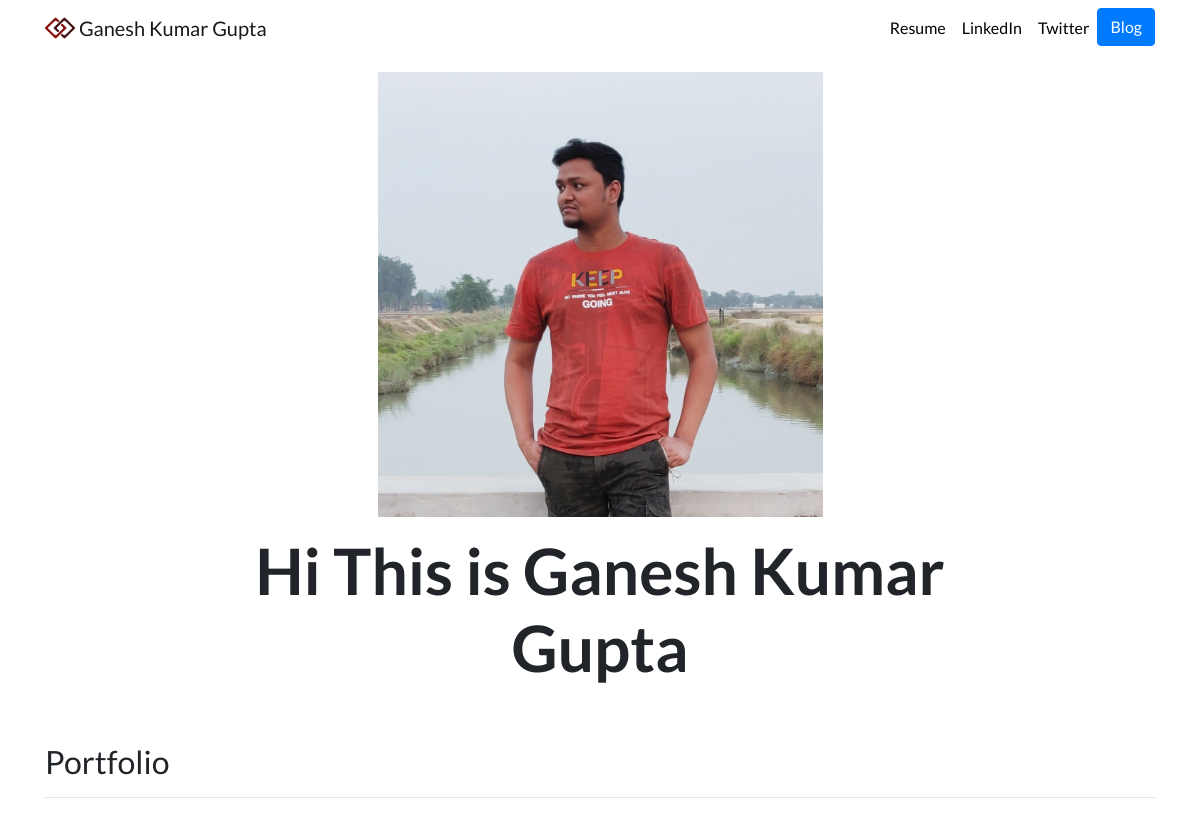
/, run on an earlier commit of the app's database.
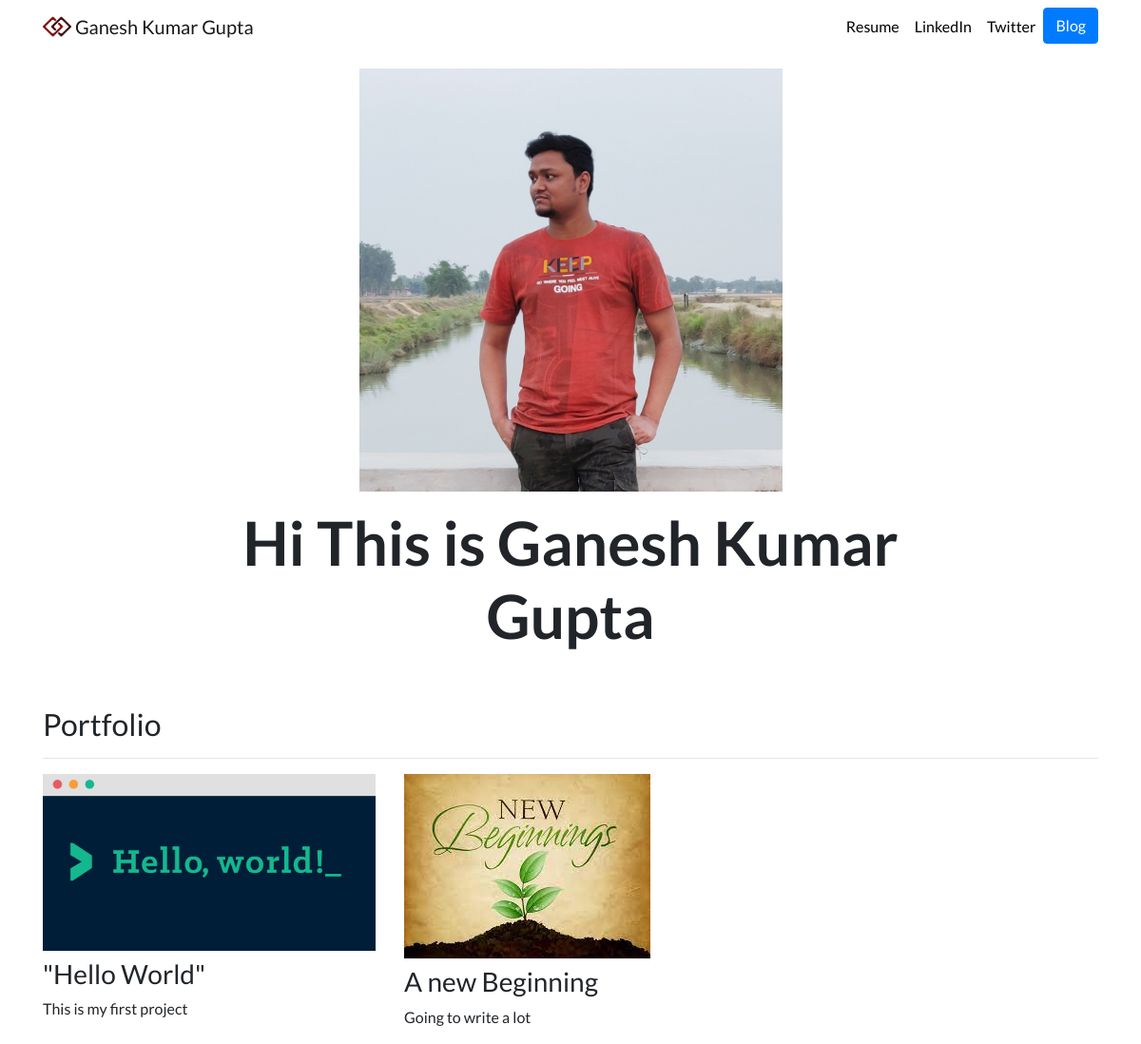
And on a later commit of the database.
### portfolio/models.py (models this page shows, shortened)
class Project(models.Model):
    title = models.CharField(max_length=100)
    description = models.CharField(max_length=300)
    image = models.ImageField(upload_to='portfolio/images/')
    url = models.URLField(blank=True)

### portfolio/views.py (the view)
# urls.py: 2. Add a URL to urlpatterns:  path('', views.home, name='home')
def home(request):
    projects = Project.objects.all()
    return render(request, 'portfolio/home.html', {'projects': projects})

### portfolio/templates/portfolio/home.html
{% extends "portfolio/base.html" %}
{% load static %}
{% block content %}
<div class="row justify-content-center my-3">
  <div class="col-5">
    <img src="{% static 'portfolio/GaneshDP.jpg' %}" class="img-fluid">
  </div>
</div>
<div class="row justify-content-center mb-3">
  <div class="col-md-9 text-center">
    <h3 id="hometext" class="font-weight-bold">Hi This is Ganesh Kumar Gupta</h3>
  </div>
</div>
<h2 class="mt-5">Portfolio</h2>
<hr>
<div class="row">
  {% for project in projects %}
  <div class="col-lg-4 col-md-6">
    {% if project.url %}
    <a href="{{ project.url }}">
      <img src="{{ project.image.url }}" class="img-fluid mb-2">
    </a>
    {% else %}
    <img src="{{ project.image.url }}" class="img-fluid mb-2">
    {% endif %}
    <h3>{{ project.title }}</h3>
    <p>{{ project.description }}</p>
  </div>
  {% endfor %}
</div>
{% endblock %}

### portfolio/templates/portfolio/base.html (shortened to what this page needs)
{% load static %}
<!doctype html>
<html lang="en">
<head>
  <link rel="stylesheet" href="https://stackpath.bootstrapcdn.com/bootstrap/4.4.1/css/bootstrap.min.css">
  <link rel="stylesheet" href="{% static "portfolio/custom.css" %}">
</head>
<body>
  <nav id="topNav" class="navbar navbar-expand-md navbar-light">
    <div class="container">
      <a class="navbar-brand" href="{% url 'home' %}">
        <img src="{% static "portfolio/Logo.png" %}" width="30" height="30" class="d-inline-block align-top" alt="Ganesh Logo">
        <span>Ganesh Kumar Gupta</span>
      </a>
      <div class="collapse navbar-collapse text-center" id="navbarNav">
        <ul class="navbar-nav ml-auto">
          <li class="nav-item">
            <a class="nav-link" href="{% static "portfolio/Resume.pdf" %}">Resume</a>
          </li>
          <li class="nav-item">
            <a class="nav-link" href="https://www.linkedin.com" target="_blank">LinkedIn</a>
          </li>
          <li class="nav-item">
            <a class="nav-link" href="https://twitter.com/iamganeshgupta" target="_blank">Twitter</a>
          </li>
          <li>
            <a role="button" href="{% url 'blog:all_blogs' %}" class="btn btn-primary">Blog</a>
          </li>
        </ul>
      </div>
    </div>
  </nav>
  <div class="container">
    {% block content %}{% endblock %}
  </div>
</body>
</html>

### portfolio/static/portfolio/custom.css (style rules this page uses)
.navbar-nav .nav-link { color: rgba(0,0,0,1) !important; }
body { font-family: 'Lato', sans-serif; }
@media (min-width: 992px) { #hometext { font-size: 4rem; } }

What changed in the data, as far as the page shows it:
added Project: image (picture), title "\"Hello World\"", description "This is my first project"
added Project: image (picture), title "A new Beginning", description "Going to write a lot"
